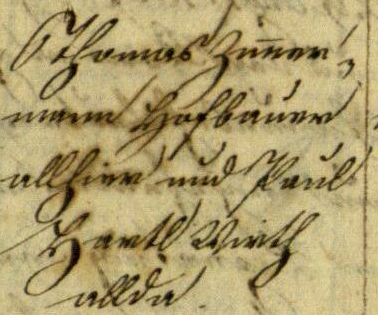
#> input picture image_binarization/10.bmp, 378 x 315 px
$ python document_enhancement.py 10.bmp output.png
#> lines starting #> are read from the running program, lines starting #| are printed output that depends on the picture; after the words box and inside, x2 and y2 are one past the last pixel; in counts of white or black regions, pixels touching at a corner belong together
"""
Adaptive Image Enhancement (AIE) for Handwritten Document
Implementation based on paper: "An Efficient Adaptive Image Enhancement Method in Wavelet Domain"

Author: Implementation for document enhancement
Date: 2026-01-22
"""

import cv2
import numpy as np
import pywt
from scipy.ndimage import gaussian_filter
import argparse
from pathlib import Path


class AdaptiveImageEnhancement:
    """
    Adaptive Image Enhancement using MCLAHE and Directional Wavelet Transform
    """

    def __init__(self, wavelet='db4', level=2, clip_limit=2.0, tile_size=8):
        """
        Args:
            wavelet: Wavelet type (default: 'db4' - Daubechies 4)
            level: Decomposition level for DWT
            clip_limit: Clip limit for MCLAHE (Nclip parameter)
            tile_size: Tile size for MCLAHE contextual regions
        """
        self.wavelet = wavelet
        self.level = level
        self.clip_limit = clip_limit
        self.tile_size = tile_size

    def resize_image(self, image, max_size=1200):
        """Resize image if too large while maintaining aspect ratio"""
        h, w = image.shape[:2]
        if max(h, w) > max_size:
            scale = max_size / max(h, w)
            new_w = int(w * scale)
            new_h = int(h * scale)
            image = cv2.resize(image, (new_w, new_h), interpolation=cv2.INTER_AREA)
        return image

    def mclahe(self, image):
        """
        Modified Contrast Limited Adaptive Histogram Equalization
        Based on paper equations (5) and (6)
        """
        # Ensure image is grayscale
        if len(image.shape) == 3:
            gray = cv2.cvtColor(image, cv2.COLOR_BGR2GRAY)
        else:
            gray = image.copy()

        # Create CLAHE object
        # clipLimit controls histogram clipping threshold
        # tileGridSize is the contextual region size
        clahe = cv2.createCLAHE(
            clipLimit=self.clip_limit,
            tileGridSize=(self.tile_size, self.tile_size)
        )

        # Apply CLAHE
        enhanced = clahe.apply(gray)

        return enhanced

    def dwt_decompose(self, image):
        """
        Discrete Wavelet Transform decomposition
        Decomposes image into LL, LH, HL, HH subbands
        """
        coeffs = pywt.wavedec2(image, self.wavelet, level=self.level)
        return coeffs

    def denoise_subbands(self, coeffs, sigma=1.0):
        """
        Apply Gaussian filtering to denoise high-frequency subbands
        Keep LL subband (approximation) unchanged
        """
        # coeffs[0] is LL (approximation)
        # coeffs[1:] are detail subbands (LH, HL, HH) for each level

        denoised_coeffs = [coeffs[0]]  # Keep LL subband

        # Denoise detail subbands
        for level_coeffs in coeffs[1:]:
            denoised_level = []
            for subband in level_coeffs:  # LH, HL, HH
                # Apply Gaussian filter to reduce noise
                denoised = gaussian_filter(subband, sigma=sigma)
                denoised_level.append(denoised)
            denoised_coeffs.append(tuple(denoised_level))

        return denoised_coeffs

    def dwt_reconstruct(self, coeffs):
        """
        Inverse Discrete Wavelet Transform
        Reconstructs image from wavelet coefficients
        """
        reconstructed = pywt.waverec2(coeffs, self.wavelet)
        return reconstructed

    def binarize(self, image, method='otsu'):
        """
        Convert enhanced image to binary

        Args:
            image: Enhanced grayscale image
            method: 'otsu', 'adaptive', or 'sauvola'
        """
        # Normalize to 0-255 range
        image_norm = cv2.normalize(image, None, 0, 255, cv2.NORM_MINMAX).astype(np.uint8)

        if method == 'otsu':
            # Otsu's binarization
            _, binary = cv2.threshold(image_norm, 0, 255, cv2.THRESH_BINARY + cv2.THRESH_OTSU)

        elif method == 'adaptive':
            # Adaptive Gaussian thresholding
            binary = cv2.adaptiveThreshold(
                image_norm, 255,
                cv2.ADAPTIVE_THRESH_GAUSSIAN_C,
                cv2.THRESH_BINARY,
                blockSize=15,
                C=10
            )

        elif method == 'sauvola':
            # Sauvola binarization (good for degraded documents)
            binary = self._sauvola_threshold(image_norm)

        else:
            raise ValueError(f"Unknown binarization method: {method}")

        return binary

    def _sauvola_threshold(self, image, window_size=15, k=0.2, R=128):
        """
        Sauvola's binarization method
        Good for documents with variable lighting
        """
        # Calculate local mean and standard deviation
        mean = cv2.boxFilter(image.astype(float), -1, (window_size, window_size))
        sqr_mean = cv2.boxFilter(image.astype(float)**2, -1, (window_size, window_size))
        std = np.sqrt(sqr_mean - mean**2)

        # Sauvola threshold
        threshold = mean * (1 + k * ((std / R) - 1))

        # Apply threshold
        binary = np.where(image > threshold, 255, 0).astype(np.uint8)

        return binary

    def enhance(self, image, output_binary=True, binarization_method='otsu'):
        """
        Complete enhancement pipeline

        Args:
            image: Input image (grayscale or color)
            output_binary: If True, return binary image; else return enhanced grayscale
            binarization_method: Method for binarization ('otsu', 'adaptive', 'sauvola')

        Returns:
            Enhanced image (binary if output_binary=True)
        """
        print("Step 1: Resizing image...")
        resized = self.resize_image(image)

        print("Step 2: Applying MCLAHE...")
        enhanced = self.mclahe(resized)

        print("Step 3: DWT decomposition...")
        coeffs = self.dwt_decompose(enhanced)

        print("Step 4: Denoising subbands...")
        denoised_coeffs = self.denoise_subbands(coeffs)

        print("Step 5: Inverse DWT...")
        reconstructed = self.dwt_reconstruct(denoised_coeffs)

        # Clip to valid range
        reconstructed = np.clip(reconstructed, 0, 255)

        if output_binary:
            print(f"Step 6: Binarization using {binarization_method}...")
            result = self.binarize(reconstructed, method=binarization_method)
        else:
            result = reconstructed.astype(np.uint8)

        print("Enhancement complete!")
        return result


def main():
    """Main function for command-line usage"""
    parser = argparse.ArgumentParser(
        description='Adaptive Image Enhancement for Handwritten Documents'
    )
    parser.add_argument('input', type=str, help='Input image path')
    parser.add_argument('output', type=str, help='Output image path')
    parser.add_argument('--wavelet', type=str, default='db4',
                      help='Wavelet type (default: db4)')
    parser.add_argument('--level', type=int, default=2,
                      help='Decomposition level (default: 2)')
    parser.add_argument('--clip-limit', type=float, default=2.0,
                      help='CLAHE clip limit (default: 2.0)')
    parser.add_argument('--tile-size', type=int, default=8,
                      help='CLAHE tile size (default: 8)')
    parser.add_argument('--binarization', type=str, default='otsu',
                      choices=['otsu', 'adaptive', 'sauvola'],
                      help='Binarization method (default: otsu)')
    parser.add_argument('--no-binary', action='store_true',
                      help='Output enhanced grayscale instead of binary')

    args = parser.parse_args()

    # Load image
    print(f"Loading image: {args.input}")
    image = cv2.imread(args.input)
#> image is the input picture: shape (315, 378, 3); mean B, G, R 108.3, 156.5, 172.8
    if image is None:
        print(f"Error: Could not load image from {args.input}")
        return

    # Create enhancer
    enhancer = AdaptiveImageEnhancement(
        wavelet=args.wavelet,
        level=args.level,
        clip_limit=args.clip_limit,
        tile_size=args.tile_size
    )

    # Enhance image
    result = enhancer.enhance(
        image,
        output_binary=not args.no_binary,
        binarization_method=args.binarization
    )
#> in mclahe, `gray = cv2.cvtColor(image, cv2.COLOR_BGR2GRAY)`:
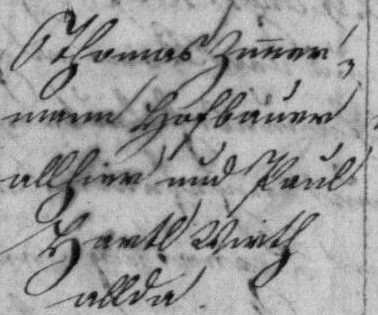
#> gray: shape (315, 378); min 3, max 216, mean 155.9
#> in mclahe, `enhanced = clahe.apply(gray)`:
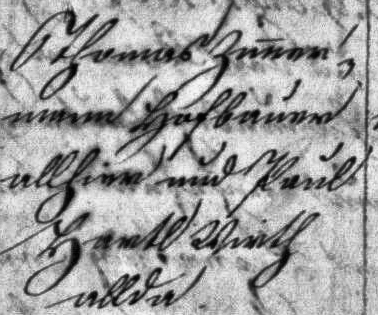
#> enhanced: shape (315, 378); min 1, max 247, mean 158
#> in dwt_decompose, `coeffs = pywt.wavedec2(image, self.wavelet, level=self.level)`: coeffs = 3 items
#> the loop in denoise_subbands, `for level_coeffs in coeffs[1:]:` made 2 passes
#> after the loop in denoise_subbands, `for level_coeffs in coeffs[1:]:`:
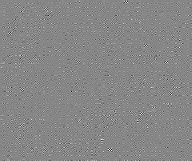
#> subband: shape (161, 192) float64; min -45.44, max 40.67, mean 0.1; drawn with min black and max white
#> in dwt_reconstruct, `reconstructed = pywt.waverec2(coeffs, self.wavelet)`:
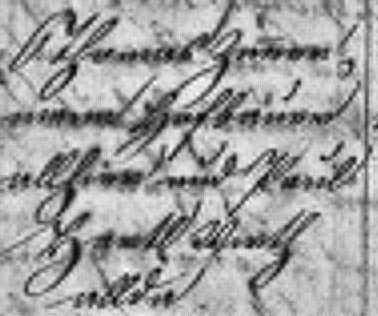
#> reconstructed: shape (316, 378) float64; min -21.81, max 265.4, mean 158.1; drawn with min black and max white
#> in binarize, `_, binary = cv2.threshold(image_norm, 0, 255, cv2.THRESH_BINARY + cv2...`:
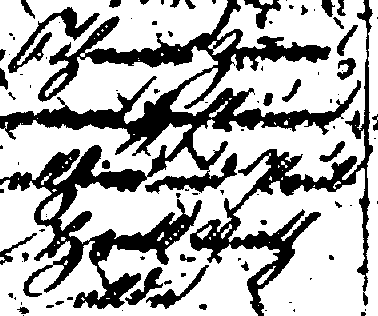
#> binary: shape (316, 378); 69.1% white; 97 black regions (58 under 20 px), largest, box (x1, y1, x2, y2) and area: (0, 0, 361, 309) 24146, (190, 0, 373, 316) 7315, (8, 7, 100, 73) 1292

    # Save result
    cv2.imwrite(args.output, result)
    print(f"Saved result to: {args.output}")


if __name__ == '__main__':
    main()

# python3 document_enhancement.py 10.bmp output.png
